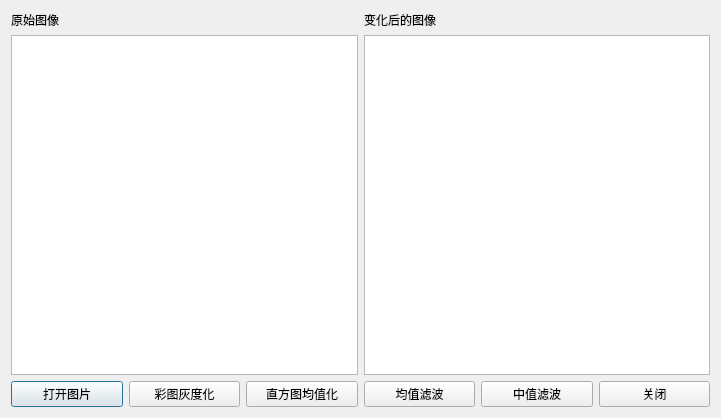
<?xml version="1.0" encoding="UTF-8"?>
<ui version="4.0">
 <class>gray_picture_op</class>
 <widget class="QDialog" name="gray_picture_op">
  <property name="geometry">
   <rect>
    <x>0</x>
    <y>0</y>
    <width>721</width>
    <height>418</height>
   </rect>
  </property>
  <property name="windowTitle">
   <string>灰度图像处理-20271259-张芝玮</string>
  </property>
  <layout class="QVBoxLayout" name="verticalLayout">
   <item>
    <layout class="QHBoxLayout" name="horizontalLayout">
     <item alignment="Qt::AlignLeft">
      <widget class="QLabel" name="label">
       <property name="text">
        <string>原始图像</string>
       </property>
      </widget>
     </item>
     <item alignment="Qt::AlignLeft">
      <widget class="QLabel" name="label_2">
       <property name="text">
        <string>变化后的图像</string>
       </property>
      </widget>
     </item>
    </layout>
   </item>
   <item>
    <layout class="QHBoxLayout" name="horizontalLayout_2">
     <item>
      <widget class="QGraphicsView" name="source_picture"/>
     </item>
     <item>
      <widget class="QGraphicsView" name="histogram_equalizied_picture"/>
     </item>
    </layout>
   </item>
   <item>
    <layout class="QHBoxLayout" name="horizontalLayout_3">
     <item>
      <widget class="QPushButton" name="open_picture">
       <property name="text">
        <string>打开图片</string>
       </property>
      </widget>
     </item>
     <item>
      <widget class="QPushButton" name="color2gray">
       <property name="text">
        <string>彩图灰度化</string>
       </property>
      </widget>
     </item>
     <item>
      <widget class="QPushButton" name="equalize">
       <property name="text">
        <string>直方图均值化</string>
       </property>
      </widget>
     </item>
     <item>
      <widget class="QPushButton" name="average_op">
       <property name="text">
        <string>均值滤波</string>
       </property>
      </widget>
     </item>
     <item>
      <widget class="QPushButton" name="midium_op">
       <property name="text">
        <string>中值滤波</string>
       </property>
      </widget>
     </item>
     <item>
      <widget class="QPushButton" name="close_software">
       <property name="text">
        <string>关闭</string>
       </property>
      </widget>
     </item>
    </layout>
   </item>
  </layout>
 </widget>
 <resources/>
 <connections/>
</ui>
